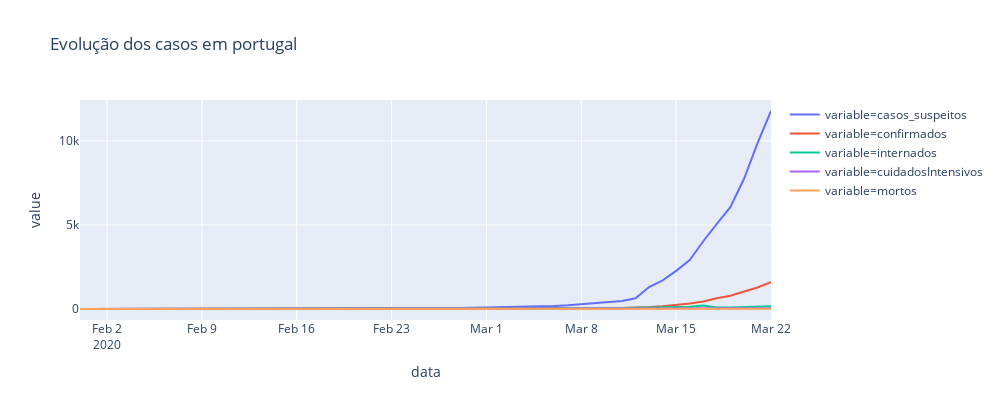

Source (notebook cell):
### Code cell
#temp['confirmed'] = temp['Recovered']/temp['Confirmed']

fig = px.line(temp, x="data", y="value", color = 'variable',height=400,width=1000,
             title='Evolução dos casos em portugal')
fig.show()
